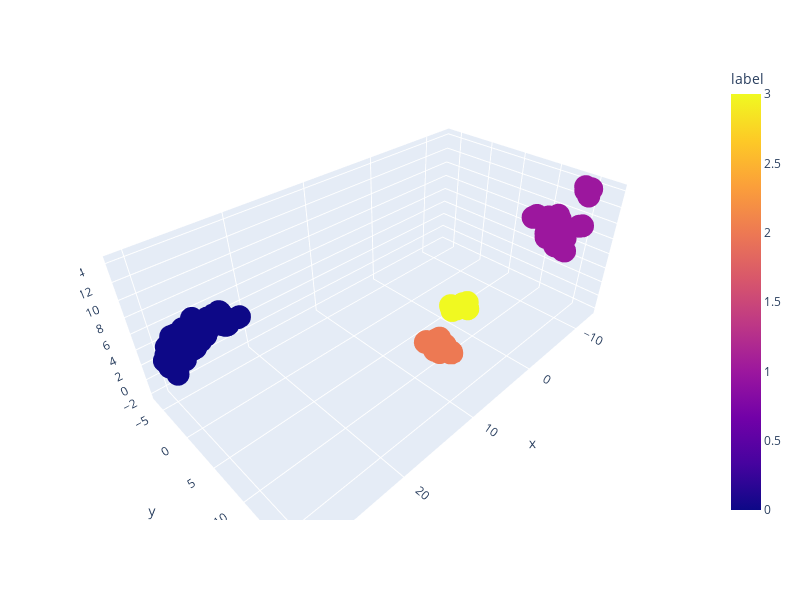

Notebook cell for this chart:
### Code cell
from umap import UMAP

import warnings
warnings.filterwarnings('ignore')

with np.load('./hexanes_rwp5_constr.npz') as data:
        names = data['names']
        distances = data["distances"]


reducer = UMAP(metric='precomputed',
                   n_neighbors=45,
                   densmap=True,
                   random_state=42,
                   n_components = 3)
reducer.fit(distances)
df = pl.DataFrame(reducer.embedding_, schema=["X", "Y", 'Z'])
df = df.with_columns(pl.lit(30).alias("N"))


dbscan = clu.HDBSCAN(min_cluster_size=10,
    min_samples=10,
    cluster_selection_epsilon=0.1,
    metric='manhattan').fit(df.select(pl.col("X", "Y", "Z")).to_numpy())
df2 = df.with_columns(pl.Series("label", dbscan.labels_))

embedding = df2.select(pl.col("X", "Y", "Z")).to_numpy()
embedding_plotter(
    embedding,
    data=df2.to_pandas(),
    hue='label',
    hover = ['label']
)

### Figure 1 — Plotly figure (JSON) as saved in the notebook; plotly's stock layout.template omitted (floating-point values rounded to 4 significant figures; data arrays with more than 128 entries replaced by an {"elided": "..."} marker saying what was removed)
{"data": [{"customdata": {"elided": "669x1 int values"}, "hovertemplate": "x=%{x}<br>y=%{y}<br>z=%{z}<br>label=%{marker.color}<extra></extra>", "legendgroup": "", "marker": {"color": {"elided": "669 int values"}, "coloraxis": "coloraxis", "symbol": "circle"}, "mode": "markers", "name": "", "scene": "scene", "showlegend": false, "type": "scatter3d", "x": {"elided": "669 float values"}, "y": {"elided": "669 float values"}, "z": {"elided": "669 float values"}}], "layout": {"coloraxis": {"colorbar": {"title": {"text": "label"}}, "colorscale": [[0, "#0d0887"], [0.1111, "#46039f"], [0.2222, "#7201a8"], [0.3333, "#9c179e"], [0.4444, "#bd3786"], [0.5556, "#d8576b"], [0.6667, "#ed7953"], [0.7778, "#fb9f3a"], [0.8889, "#fdca26"], [1, "#f0f921"]]}, "height": 600, "legend": {"tracegroupgap": 0}, "margin": {"t": 60}, "scene": {"domain": {"x": [0, 1], "y": [0, 1]}, "xaxis": {"title": {"text": "x"}}, "yaxis": {"title": {"text": "y"}}, "zaxis": {"title": {"text": "z"}}}, "width": 800}}
